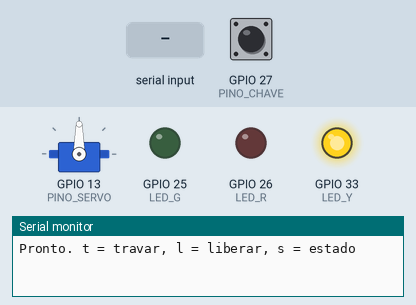
The sketch below on a simulated ESP32. Shown: servo, output pins drawn as LEDs (lit = HIGH), the last lines printed to the serial monitor. The test bench sets the inputs (shaded band); at power-on: GPIO 27 (PINO_CHAVE) HIGH.

Above: at 3.0 s.
3.1 s: GPIO 27 (PINO_CHAVE) pulled LOW for 0.15 s
At 4.8 s:
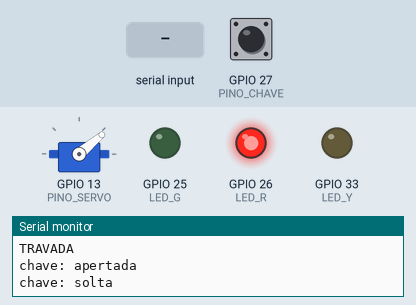
5.2 s: "l" received over Serial
At 6.6 s:
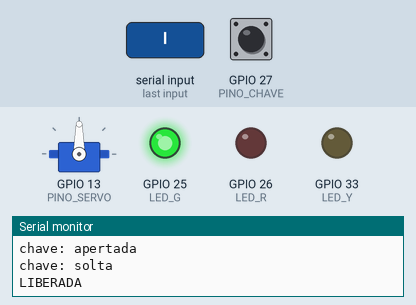
7.3 s: "t" received over Serial
At 7.8 s:
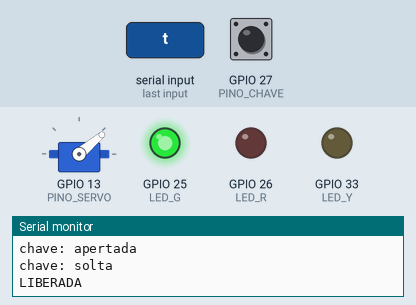
Timing chart, 0 to 10.3 s (numbered marks = the images above; inputs shaded):
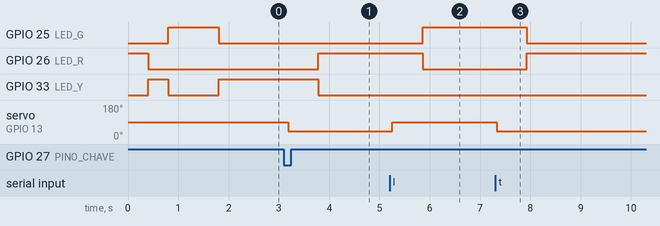

The sketch:

teste_bancada.ino
```cpp
// Tag&Go – teste de bancada (sem Wi-Fi). Confere ligações, LEDs, chave e servo
// antes de juntar com o firmware do servidor (prototipo/software/plano-desenvolvimento.md).
//
// Placa: "ESP32 Dev Module". Biblioteca: ESP32Servo (Gerenciador de Bibliotecas).
// Monitor Serial a 115200. Comandos: t = travar, l = liberar, s = estado.
//
// Ligações (tabela completa em prototipo/LIGACOES.md):
//   Servo        sinal GPIO 13 (laranja S), 5 V (vermelho V), GND (marrom G)
//   Chave        OUT -> GPIO 27 (S), GND -> G.  VCC NÃO LIGA (usa pull-up interno: o pino nunca recebe 5 V)
//   Semáforo     R -> 26, Y -> 33, G -> 25, GND -> G
//   Capacitor    1000 uF: + no V e − no G da coluna do GPIO 12 (segura o pico do servo)
//   Alimentação  power bank -> USB-C do EXPANSOR (não do ESP32). Jumper do expansor em 5 V.

#include <ESP32Servo.h>

// ----- escolha a versão -----
#define VERSAO_A 1          // 1 = garra com dentes (lingueta), 0 = garra com o pino da etiqueta de loja + ímãs

const int PINO_SERVO = 13;
const int PINO_CHAVE = 27;
const int LED_R = 26, LED_Y = 33, LED_G = 25;

#if VERSAO_A
// Antes de pôr o garfo: 't' tem que levar o pino do braço na direção do gancho. Se for ao contrário, use 140 e 90.
const int ANG_TRAVA = 40;   // lingueta dentro do gancho
const int ANG_SOLTA = 90;   // lingueta recuada 4,6 mm
#else
const int ANG_TRAVA = 90;   // repouso: ímãs longe da etiqueta (prender o braço com o servo em 90°)
const int ANG_SOLTA = 0;    // ímãs embaixo da embreagem. Se girar para o lado errado, use 180
#endif

// Medir no Monitor Serial e ajustar: com pull-up, a chave apertada costuma dar LOW.
const int NIVEL_APERTADA = LOW;

Servo servo;
bool travada = false;

void leds(bool r, bool y, bool g) {
  digitalWrite(LED_R, r); digitalWrite(LED_Y, y); digitalWrite(LED_G, g);
}

void moverServo(int ang) {
  servo.attach(PINO_SERVO, 500, 2400);
  servo.write(ang);
  delay(600);
  servo.detach();            // sem sinal o servo não esquenta; a lingueta fica parada pelo atrito das engrenagens
}

bool garraFechada() {
  int a = digitalRead(PINO_CHAVE);
  delay(50);
  return a == digitalRead(PINO_CHAVE) && a == NIVEL_APERTADA;
}

void travar()  { moverServo(ANG_TRAVA); travada = true;  leds(1, 0, 0); Serial.println("TRAVADA"); }
void liberar() { moverServo(ANG_SOLTA); travada = false; leds(0, 0, 1); Serial.println("LIBERADA"); }

void setup() {
  Serial.begin(115200);
  pinMode(LED_R, OUTPUT); pinMode(LED_Y, OUTPUT); pinMode(LED_G, OUTPUT);
  pinMode(PINO_CHAVE, INPUT_PULLUP);
  // teste dos LEDs
  leds(1, 0, 0); delay(400); leds(0, 1, 0); delay(400); leds(0, 0, 1); delay(400);
#if VERSAO_A
  moverServo(ANG_SOLTA);     // começa destravada
#else
  moverServo(ANG_TRAVA);     // B: ímãs longe; quem trava é a embreagem da etiqueta
#endif
  leds(0, 1, 0);
  Serial.println("Pronto. t = travar, l = liberar, s = estado");
}

bool fechadaAntes = false;

void loop() {
  bool fechada = garraFechada();
#if VERSAO_A
  // A: a garra fechou -> trava sozinha. Abriu depois de liberar -> volta ao amarelo.
  if (fechada && !fechadaAntes && !travada) travar();
  if (!fechada && fechadaAntes && !travada) leds(0, 1, 0);
#else
  // B: o pino entrou e o gancho apertou a chave -> vermelho. Abriu depois de pagar -> ímãs voltam e amarelo.
  if (fechada && !fechadaAntes && !travada) { travada = true; leds(1, 0, 0); Serial.println("PRESA"); }
  if (!fechada && fechadaAntes && !travada) { moverServo(ANG_TRAVA); leds(0, 1, 0); }
#endif
  if (fechada != fechadaAntes) { Serial.print("chave: "); Serial.println(fechada ? "apertada" : "solta"); }
  fechadaAntes = fechada;

  if (Serial.available()) {
    char c = Serial.read();
    if (c == 't') travar();
    if (c == 'l') liberar();
    if (c == 's') { Serial.print(travada ? "travada" : "livre"); Serial.print(", chave "); Serial.println(fechada ? "apertada" : "solta"); }
  }
  delay(20);
}
```

Measured:
- after the input at 3.1 s, GPIO 26 (LED_R): LOW → HIGH after 0.68 s; GPIO 33 (LED_Y): HIGH → LOW after 0.68 s; servo on GPIO 13 (PINO_SERVO): 90° → 40° after 0.08 s
- after the input at 5.2 s, GPIO 25 (LED_G): LOW → HIGH after 0.66 s; GPIO 26 (LED_R): HIGH → LOW after 0.66 s; servo on GPIO 13 (PINO_SERVO): 40° → 90° after 0.06 s
- after the input at 7.3 s, GPIO 25 (LED_G): HIGH → LOW after 0.63 s; GPIO 26 (LED_R): LOW → HIGH after 0.63 s; servo on GPIO 13 (PINO_SERVO): 90° → 40° at once
